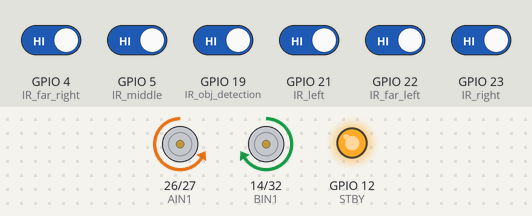
Bench run of a sketch on a simulated ESP32. On the bench: motor-driver pin pairs drawn as motors (green arrow = first pin HIGH = forward, orange = second pin HIGH = backward, longer = more drive, scaled by the enable pin, stopped while the standby pin is LOW), output pins drawn as LEDs (lit = HIGH). Inputs (shaded band) come from the test bench; at power-on: GPIO 4 (IR_far_right), GPIO 5 (IR_middle), GPIO 19 (IR_obj_detection), GPIO 21 (IR_left), GPIO 22 (IR_far_left), GPIO 23 (IR_right) HIGH. What the sketch prints to the serial monitor is not drawn.

Above: at 2.2 s.
2.3 s: GPIO 19 (IR_obj_detection) driven LOW
At 4.6 s:
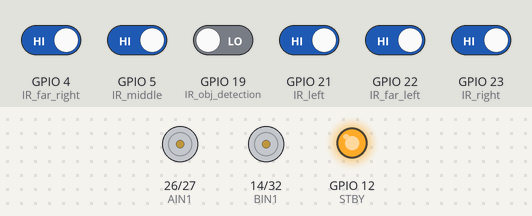
At 5.2 s:
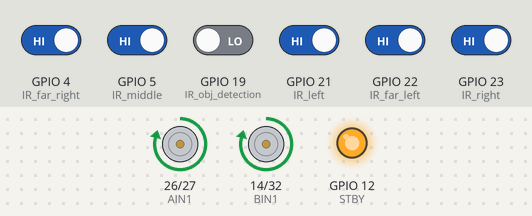
5.3 s: GPIO 19 (IR_obj_detection) driven HIGH
At 6.76 s:
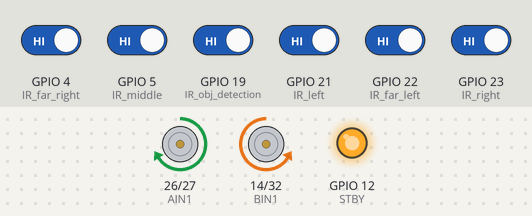
8.3 s: GPIO 5 (IR_middle) driven LOW
9.8 s: GPIO 5 (IR_middle) driven HIGH
Timing chart, 0 to 12.8 s (numbered marks = the images above; inputs shaded):
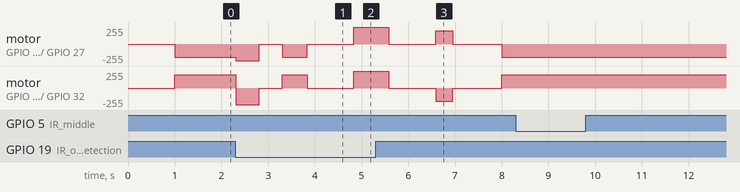

Measured:
- after the input at 8.3 s, every drawn part: stays the same

The sketch:

kriti_2026_esp_code.ino
```cpp
// ================= IR SENSOR PINS =================

const int IR_far_left  = 22;    // old 21
const int IR_left      = 21;    // old 4
const int IR_middle    = 5;     //old 23
const int IR_right     = 23 ;   // old 5
const int IR_far_right = 4 ;    //old 22

const int IR_obj_detection = 19;

// ================= MOTOR PINS =================

#define AIN1 26 ///26
#define AIN2 27   //27
#define PWMA 25

#define BIN1 14  //32 old
#define BIN2 32  //33 old
#define PWMB 33

#define STBY 12

// ================= US SENSOR PINS =================

// #define TRIG 18
// #define ECHO 19

const int pwmFreq = 1000;
const int pwmResolution = 8;

const int pwmChannelA = 0;
const int pwmChannelB = 1;


// ================= SPEED SETTINGS =================

int base_speed = 250;
int turn_speed = 200;
int strong_correction_speed = 170;


// ================= TURN TIMING =================

int left_turn_time  = 305;
int right_turn_time = 335;

// ================= OBJECT  TIMING =================

int object_forward_1_time = 750; //xtime
int object_forward_2_time = 600; //ytime
 // int object_forward_3_time = 265; // ztime

int object_left_turn_time = 530 ;
int object_right_turn_time = 370;


// ================= MOTOR FUNCTIONS =================

void forward()
{
  ledcWrite(PWMA, base_speed);
  ledcWrite(PWMB, base_speed);

  digitalWrite(AIN1, HIGH);
  digitalWrite(AIN2, LOW);

  digitalWrite(BIN1, HIGH);
  digitalWrite(BIN2, LOW);
}

void backward()
{
  ledcWrite(PWMA, base_speed);
  ledcWrite(PWMB, base_speed);

  digitalWrite(AIN1, LOW);
  digitalWrite(AIN2, HIGH);

  digitalWrite(BIN1, LOW);
  digitalWrite(BIN2, HIGH);
}

void slight_left()
{
  ledcWrite(PWMA, base_speed/4);
  ledcWrite(PWMB, base_speed);

  digitalWrite(AIN1, HIGH);
  digitalWrite(AIN2, LOW);

  digitalWrite(BIN1, HIGH);
  digitalWrite(BIN2, LOW);
}

void slight_right()
{
  ledcWrite(PWMA, base_speed);
  ledcWrite(PWMB, base_speed/4);

  digitalWrite(AIN1, HIGH);
  digitalWrite(AIN2, LOW);

  digitalWrite(BIN1, HIGH);
  digitalWrite(BIN2, LOW);
}


// ===== STRONG CORRECTIONS (NO PIVOT) =====

void strong_left()
{
  ledcWrite(PWMA, base_speed/3);
  ledcWrite(PWMB, strong_correction_speed);

  digitalWrite(AIN1, HIGH);
  digitalWrite(AIN2, LOW);

  digitalWrite(BIN1, HIGH);
  digitalWrite(BIN2, LOW);
}

void strong_right()
{
  ledcWrite(PWMA, strong_correction_speed);
  ledcWrite(PWMB, base_speed/3);

  digitalWrite(AIN1, HIGH);
  digitalWrite(AIN2, LOW);

  digitalWrite(BIN1, HIGH);
  digitalWrite(BIN2, LOW);
}


// ===== HARD INTERSECTION TURNS =====

void turn_left()
{
  ledcWrite(PWMA, turn_speed);
  ledcWrite(PWMB, turn_speed);

  digitalWrite(AIN1, LOW);
  digitalWrite(AIN2, HIGH);

  digitalWrite(BIN1, HIGH);
  digitalWrite(BIN2, LOW);

}

void turn_right()
{
  ledcWrite(PWMA, turn_speed);
  ledcWrite(PWMB, turn_speed);

  digitalWrite(AIN1, HIGH);
  digitalWrite(AIN2, LOW);

  digitalWrite(BIN1, LOW);
  digitalWrite(BIN2, HIGH);

}

void stop_bot()
{
  ledcWrite(PWMA, 0);
  ledcWrite(PWMB, 0);

  digitalWrite(AIN1, LOW);
  digitalWrite(AIN2, LOW);

  digitalWrite(BIN1, LOW);
  digitalWrite(BIN2, LOW);
}

// ===== OBJECT AVOIDANCE MOVES =====

void object_turn_left()
{
  turn_left();
  delay(object_left_turn_time);
}

void object_turn_right()
{
  turn_right();
  delay(object_right_turn_time);
}

void move_forward_1()
{
  forward();
  delay(object_forward_1_time);
}

void move_forward_2()
{
  forward();
  delay(object_forward_2_time);
}

void move_forward_3()
{
  while(!(digitalRead(IR_middle))){
    forward();
  }
  stop_bot();
  delay(50);
}

void perpendicular_turn_left(){
  turn_left();
  delay(100);
  while(!digitalRead(IR_middle)){
    turn_left();
  }
  stop_bot();
}

void perpendicular_turn_right(){
  turn_right();
  delay(100);
  while(!digitalRead(IR_middle)){
    turn_right();
  }
  stop_bot();
}


void object_avoidance(){

  backward();
  delay(500);

  stop_bot();
  delay(500);


     object_turn_left();
  //
   stop_bot();
   delay(1000);
  move_forward_1();
  stop_bot();
   delay(1000);
  object_turn_right();
  stop_bot();
   delay(1000);
  // move_forward_2();
  // stop_bot();
  //  delay(1000);
  // object_turn_right();
  //  stop_bot();
  //  delay(1000);
   move_forward_3();

}

// ================= SETUP =================

void setup()
{

  Serial.begin(115200);
  pinMode(IR_far_left, INPUT_PULLUP);
  pinMode(IR_left, INPUT_PULLUP);
  pinMode(IR_middle, INPUT_PULLUP);
  pinMode(IR_right, INPUT_PULLUP);
  pinMode(IR_far_right, INPUT_PULLUP);

  pinMode(IR_obj_detection, INPUT);

  // pinMode(TRIG, OUTPUT);
  // pinMode(ECHO, INPUT);

  pinMode(AIN1, OUTPUT);
  pinMode(AIN2, OUTPUT);
  pinMode(BIN1, OUTPUT);
  pinMode(BIN2, OUTPUT);
  pinMode(STBY, OUTPUT);

  digitalWrite(STBY, HIGH);

  ledcAttach(PWMA, pwmFreq, pwmResolution);
  ledcAttach(PWMB, pwmFreq, pwmResolution);

  delay(1000);

//   //change after testing
//   delay(2500);
//    object_turn_left();
//   //
//    stop_bot();
//    delay(1000);
//   move_forward_1();
//   stop_bot();
//    delay(1000);
//   object_turn_right();
//   stop_bot();
//    delay(1000);
//   move_forward_2();
//   stop_bot();
//    delay(1000);
//   object_turn_right();
//    stop_bot();
//    delay(1000);
//  //  move_forward_3();

}


// // ================= Distance getting function =================

// float getDistance()
// {
//   digitalWrite(TRIG, LOW);
//   delayMicroseconds(2);

//   digitalWrite(TRIG, HIGH);
//   delayMicroseconds(10);
//   digitalWrite(TRIG, LOW);

//   long duration = pulseIn(ECHO, HIGH);

//   float distance = duration * 0.0343 / 2;

//   return distance;
// }


// ================= MAIN LOOP =================

void loop()
{

  int FL = !digitalRead(IR_far_left);
  int L  = !digitalRead(IR_left);
  int M  = !digitalRead(IR_middle);
  int R  = !digitalRead(IR_right);
  int FR = !digitalRead(IR_far_right);

  int OJ = digitalRead(IR_obj_detection);


  Serial.print("FL: ");
  Serial.print(FL);
  Serial.print("  L: ");
  Serial.print(L);
  Serial.print("  M: ");
  Serial.print(M);
  Serial.print("  R: ");
  Serial.print(R);
  Serial.print("  FR: ");
  Serial.println(FR);

 // ================= OBJECT DETECTION PRIORITY =================
    // float distance = getDistance();

  // if(distance <= 2.75)
  // {
  //   object_turn_left();

  //   move_forward_1();

  //   object_turn_right();

  //   move_forward_2();

  //   object_turn_right();

  //   move_forward_3();

  //   object_turn_left();

  //   delay(100);

  //   return;
  // }

  // ================= INTERSECTION PRIORITY =================

  if(!OJ){
    object_avoidance();

    return;
  }

  // ================= INTERSECTION PRIORITY =================

  if (FL == LOW)
  {
    perpendicular_turn_left();
    // delay(left_turn_time);
    return;
  }

  if (FR == LOW)
  {
    perpendicular_turn_right();
    // delay(right_turn_time);
    return;
  }


  // ================= NORMAL LINE FOLLOW =================

  if (L == HIGH && M == LOW && R == HIGH)
  {
    forward();
  }

  else if (L == LOW && M == HIGH && R == HIGH)
  {
    slight_left();
  }

  else if (L == HIGH && M == HIGH && R == LOW)
  {
    slight_right();
  }

  else if (L == LOW && M == LOW && R == HIGH)
  {
    strong_left();
  }

  else if (L == HIGH && M == LOW && R == LOW)
  {
    strong_right();
  }

  else if (L == LOW && M == LOW && R == LOW)
  {
    forward();
  }

  else if (L == HIGH && M == HIGH && R == HIGH)
  {
    stop_bot();
  }

  delay(20);
}
```
